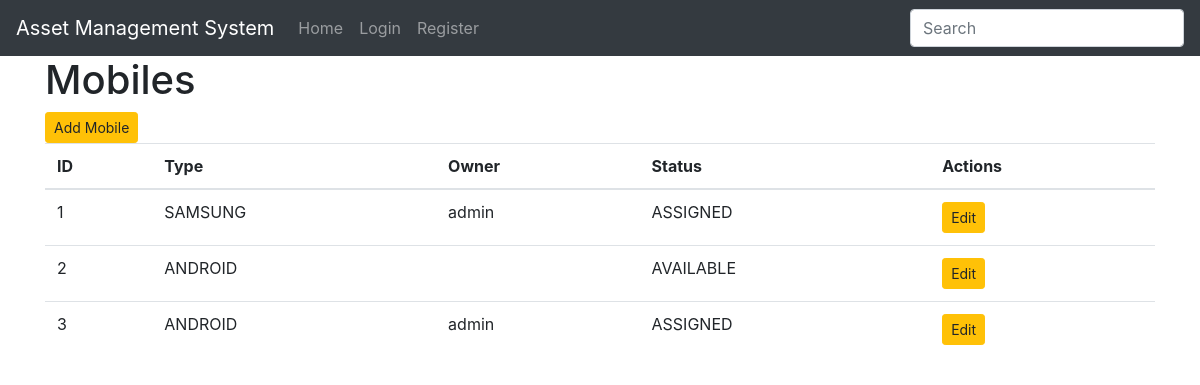
The app's page /display_mobiles with its own data.
### inventory/models.py (models this page shows, shortened)
class Mobile(models.Model):
    type_choices = (
        ('ANDROID', 'Android'),
        ('IPHONE', 'iPhone'),
        ('SAMSUNG', 'Samsung')
    )
    type = models.CharField(max_length=100, choices=type_choices, blank=False)
    owner = models.ForeignKey(User, blank=True, null=True,  on_delete=models.CASCADE)
    status_choices = (
        ('AVAILABLE', 'Device is available to be assigned'),
        ('ASSIGNED', 'Device is assigned to a staff member'),
        ('SETUP_REQUIRED', 'This device needs setting up before it can be assigned'),
    )
    status =models.CharField(max_length=100, choices=status_choices, blank=False)

### inventory/views.py (the view)
# urls.py: re_path(r'^display_mobiles$', display_mobiles, name='display_mobiles'),
def display_mobiles(request):
    items = Mobile.objects.all()
    context = {
        'items' : items,
        'header' : 'Mobiles',
    }
    return render(request, 'inventory/index.html', context)

### inventory/templates/inventory/index.html (shortened to what this page needs)
{% extends 'inventory/base.html' %}
{% block body%}
    <h1>{{ header }}</h1>
    <div class="button-group">
        {% if header == "Laptops" %}
            <a href="{% url 'add_laptop' %}" class="btn btn-warning btn-sm" role="button">Add Laptop</a>
        {% elif header == "Mobiles" %}
            <a href="{% url 'add_mobile' %}" class="btn btn-warning btn-sm" role="button">Add Mobile</a>
        {% endif %}
    </div>
    {% if header == "Home" %}
        <h2>Welcome to the Asset Management System for NHSD</h2>
        {% if user.is_authenticated %}
            <p>Please select from one of the two following options</p>
            <a href="{% url 'display_laptops' %}" class="btn btn-primary btn-md" role="button">Laptops</a>
            <a href="{% url 'display_mobiles' %}" class="btn btn-primary btn-md" role="button">Mobiles</a>
        {% else %}
            <p>Please login or register an account to access this system</p>
            <a href="{% url 'login' %}" class="btn btn-primary btn-md" role="button">Login</a>
            <a href="{% url 'register_user' %}" class="btn btn-primary btn-md" role="button">Register</a>
        {% endif %}
    {% else %}
        <table class="table table-hover">
            <thead>
                <tr>
                    <th>ID</th>
                    <th>Type</th>
                    <th>Owner</th>
                    <th>Status</th>
                    <th>Actions</th>
                </tr>
            </thead>
            <tbody>
                {% for item in items %}
                    <tr>
                        <td>{{ item.pk }}</td>
                        <td>{{ item.type }}</td>
                        <td>{{ item.owner.username }}</td>
                        <td>{{ item.status }}</td>
                        {% if header == "Laptops" %}
                        <td>
                            <a href="{% url 'edit_laptop' item.pk %}" class="btn btn-warning btn-sm" role="button">Edit</a>
                            {% if user.is_superuser %}
                                <a href="{% url 'delete_laptop' item.pk %}" class="btn btn-danger btn-sm" role="button">Delete</a>
                            {% endif %}
                        </td>
                        {% elif header == "Mobiles" %}
                        <td>
                            <a href="{% url 'edit_mobile' item.pk %}" class="btn btn-warning btn-sm" role="button">Edit</a>
                        </td>
                        {% endif %}
                    </tr>
                {% endfor %}
            </tbody>
        </table>
    {% endif %}
{% endblock %}

### records on screen
Mobile: pk "1", type "SAMSUNG", owner.username "admin", status "ASSIGNED"
Mobile: pk "2", type "ANDROID", status "AVAILABLE"
Mobile: pk "3", type "ANDROID", owner.username "admin", status "ASSIGNED"

### other values on screen
{{ header }} "Mobiles"
